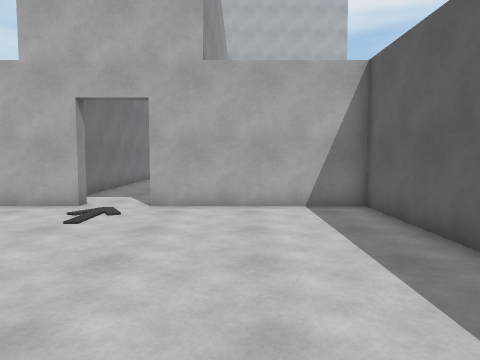
view 1 (above)

13 first-person views from a walk through a Unity game level. The camera is 1.4 m above the floor, tilts 4° down and sees 70° across. The floor is counted in squares, 1 m on a side. Each view is taken from the middle of a square. On the plan, view 1 faces up. The plan holds only what a view shows up to about 15 squares ahead; the rest is blank. The place goes on beyond the plan. The player is left out.

view 2
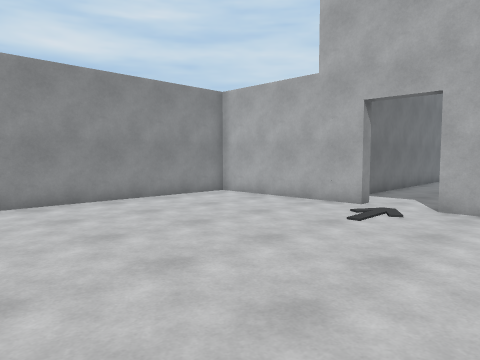

view 3
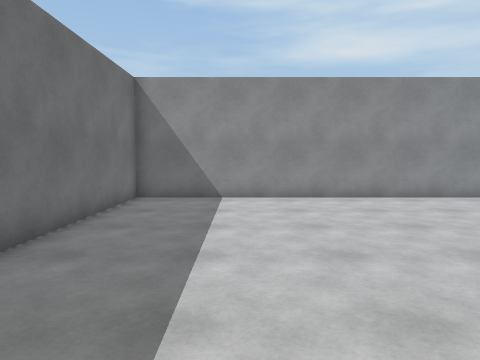

view 4
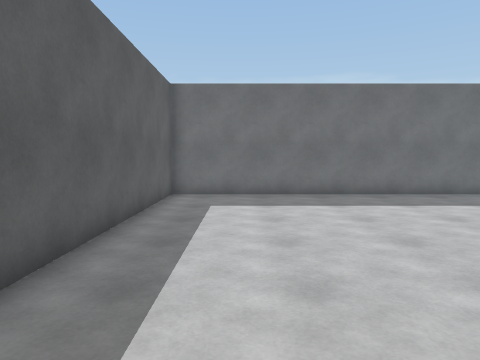

view 5
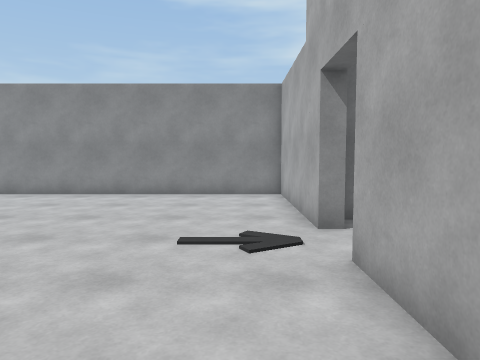

view 6
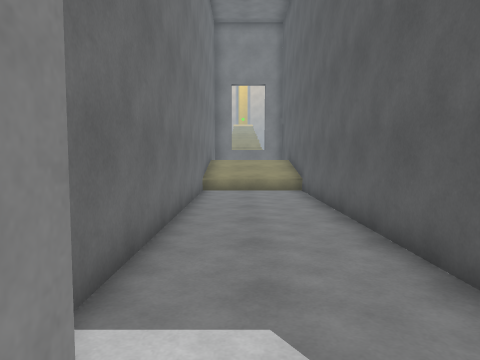

view 7
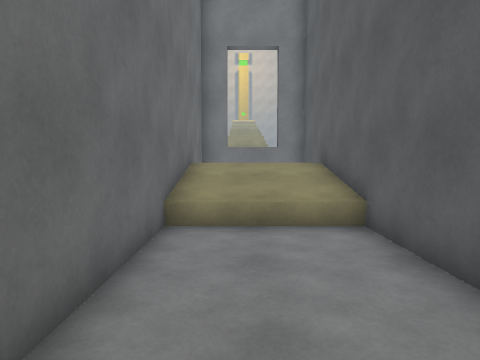

view 8
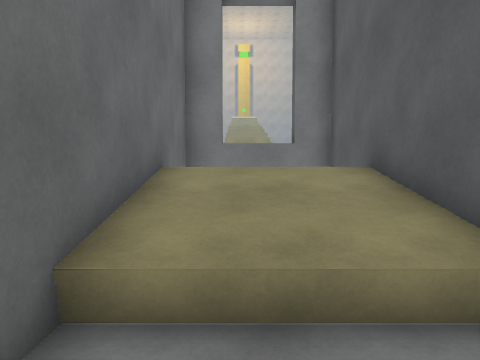

view 9
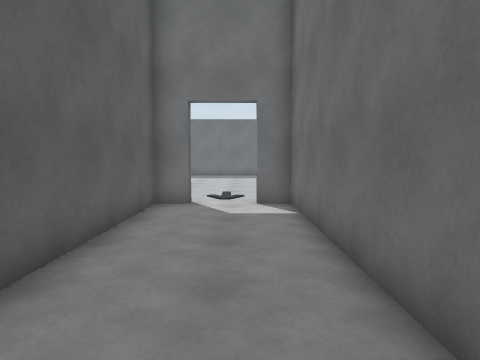

view 10
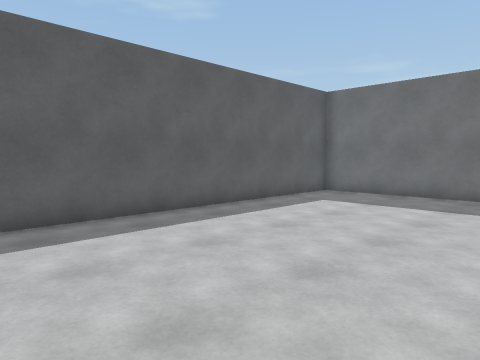

view 11
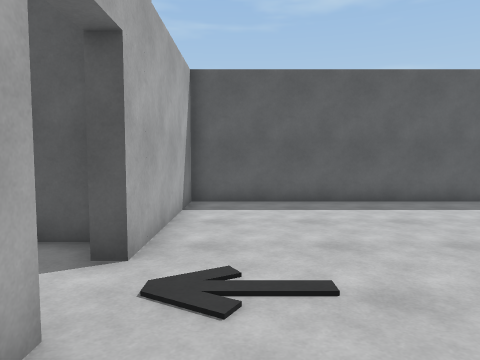

view 12
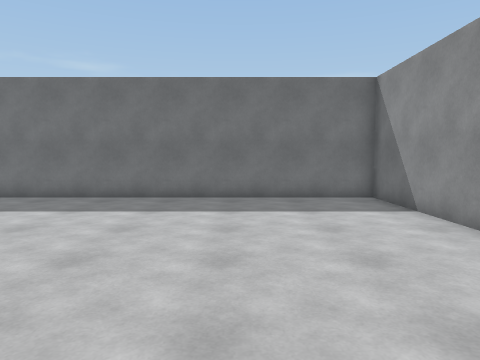

view 13
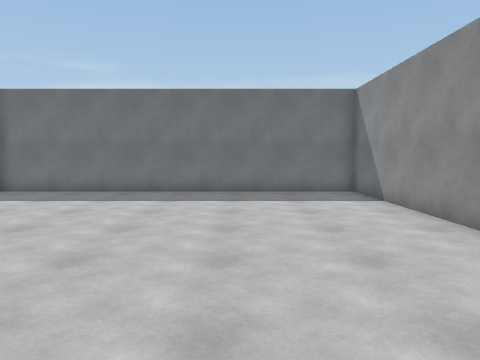

### Floor plan
Key: @ floor where view 1 was taken; # wall or solid block; . main floor; : floor 1 m higher than the main floor; / step, stairs or slope; v drop or lower ground.
Columns run from 11 left of view 1 to 4 right of it. Each row starts with its distance up from view 1.
 29      #vvvv#
 28      #    #
 27      #vvvv#
 26      #::::#
 25      #////#
 24      #////#
 23      #////#
 22      #....#
 21      #....#
 20      #....#
 19      #....#
 18      #....#
 17      #....#
 16      #....#
 15      #....#
 14      #....#
 13      #....#
 12      #....#
 11      #....#
 10 #######..#######
  9 #..............#
  8 #..............#
  7 #..............#
  6 #..............#
  5 #..............#
  4 #..............#
  3 #..............#
  2 #..............#
  1 #..............#
  0 #..........@...#
 -1 #..............#
 -2 #..............#
 -3 #..............#
 -4 #..............#
 -5 ################

Where each view was taken, in squares from view 1:
view 1: 0 up, 0 right, facing up
view 2: 0 up, 0 right, facing up-left
view 3: 1 down, 1 right, facing left
view 4: 8 up, 1 right, facing down
view 5: 8 up, 2 right, facing left
view 6: 9 up, 4 left, facing up
view 7: 16 up, 4 left, facing up
view 8: 20 up, 4 left, facing up
view 9: 20 up, 4 left, facing down
view 10: 8 up, 4 left, facing down-right
view 11: 8 up, 7 left, facing right
view 12: 7 up, 6 left, facing down
view 13: 9 up, 6 left, facing down
